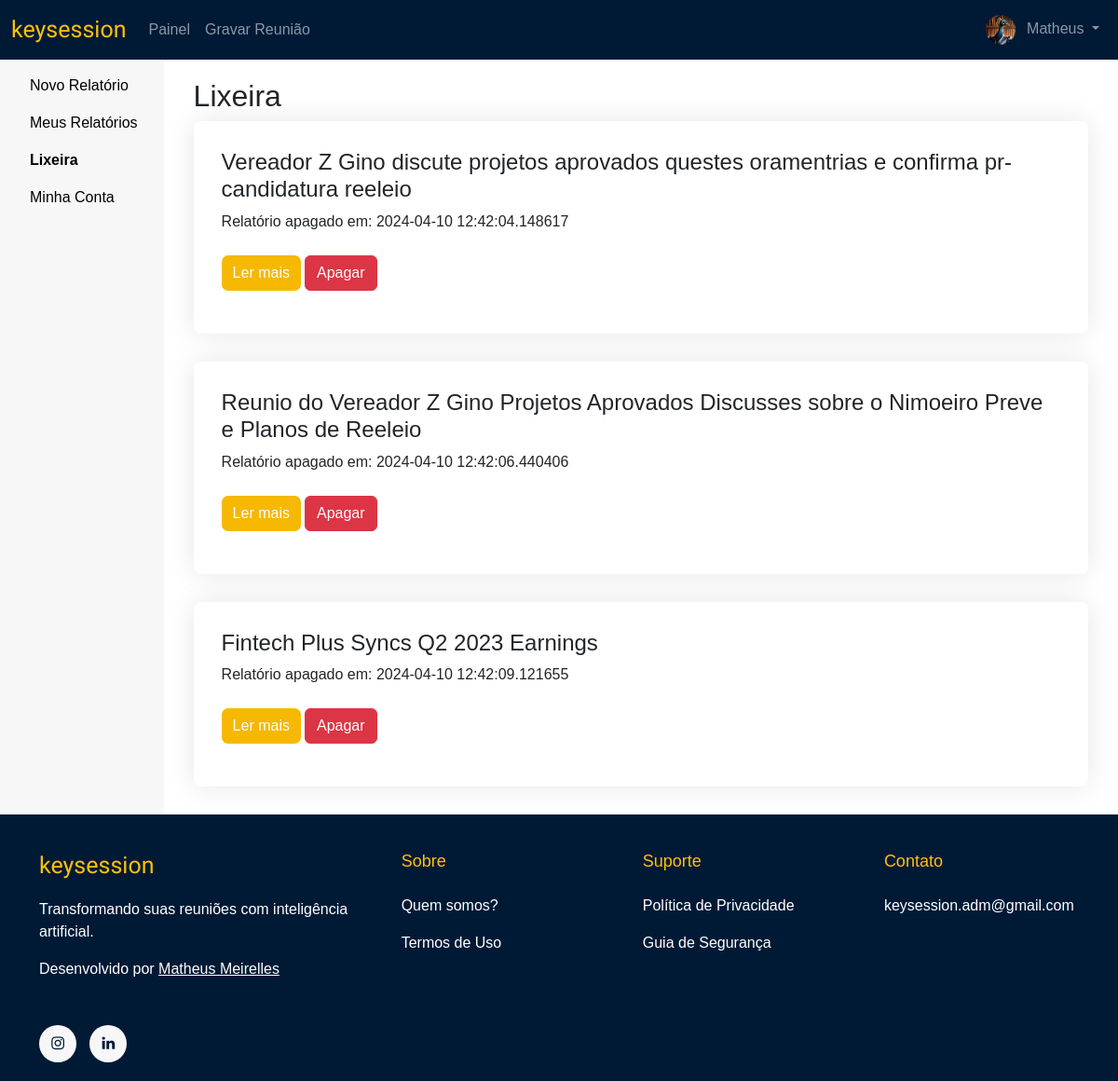
The app's page /trash (signed in), older data.
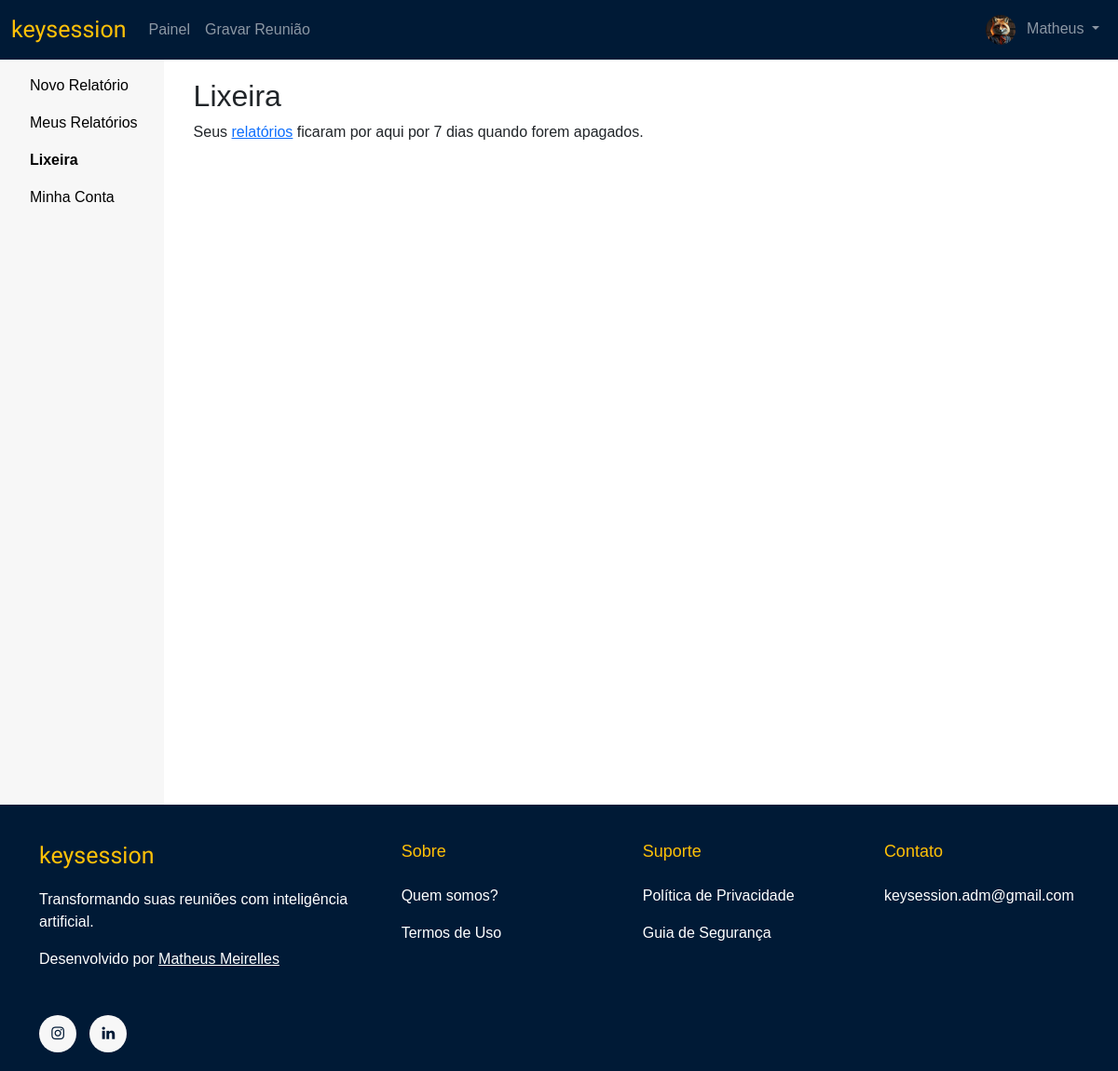
The same page, newer data.
### app/models.py (models this page shows)
class User(UserMixin, db.Model):
    id = db.Column(db.Integer, primary_key=True)
    username = db.Column(db.String(20), unique=False, nullable=False)
    email = db.Column(db.String(120), unique=True, nullable=False)
    password = db.Column(db.String(60), nullable=False)
    plan = db.Column(db.String(20), nullable=False, default='Grátis')
    user_pic = db.Column(db.String(250), nullable=False, default=f"/static/images/user_pictures/user{randint(1, 6)}.webp")
    two_factor_secret = db.Column(db.String(100))
    reports = db.relationship('Report', backref='author', lazy=True)

class Trash(db.Model):
    report_id = db.Column(db.String(100), primary_key=True)
    user_id = db.Column(db.Integer, db.ForeignKey('user.id'), nullable=False)
    report = db.Column(db.Text, nullable=False)
    date = db.Column(db.DateTime, nullable=False, default=datetime.utcnow)
    title = db.Column(db.String(100), nullable=False)

### app/routes.py (the view)
@main.route("/trash")
def trash():
    if current_user.is_authenticated:
        user_trash = Trash.query.filter_by(user_id=current_user.id).all()
        return render_template('dashboard/trash.html', user_trash=user_trash)
    else:
        return redirect(url_for('main.home'))

### app/__init__.py (called while the page is built)
def create_app():
    app = Flask(__name__, instance_relative_config=True)
    app.config.from_object('instance.config.Config')
    app.config.from_pyfile('instance.config.py', silent=True)
    from instance.config import Config
    app.config['MAIL_SERVER'] = 'smtp.gmail.com'
    app.config['MAIL_PORT'] = 465
    app.config['MAIL_USE_SSL'] = True
    app.config['MAIL_USERNAME'] = Config.EMAIL
    app.config['MAIL_PASSWORD'] = Config.EMAIL_PWD
    mail.init_app(app)
    db.init_app(app)
    login_manager.init_app(app)
    login_manager.login_view = 'login'
    with app.app_context():
        db.create_all()
    from .models import User
    @login_manager.user_loader
    def load_user(user_id):
        return User.query.get(int(user_id))
    from .routes import main as main_routes
    app.register_blueprint(main_routes)
    return app

### app/templates/dashboard/trash.html (shortened to what this page needs)
{% set current_page = 'trash' %}
{% set trash_option = 'font-weight:700;' %}
{% extends "dashboard/dashboard_base.html" %}
{% block panel_content %}
<h2>Lixeira</h2>
{% if user_trash==[]: %}
<p>Seus <a href="/my_reports">relatórios</a> ficaram por aqui por 7 dias quando forem apagados.</p>
{% else %}
    {% for report in user_trash %}
        <div class="report-list-item">
            <h4>{{ report.title }}</h4>
            Relatório apagado em: {{ report.date|safe }}
            <br>
            <br>
            <div class="reports-btns">
                <p class="d-inline-flex gap-1">
                    <a class="btn btn-primary btn-default" data-bs-toggle="collapse" href="#{{ report.report_id }}" role="button" aria-expanded="false" aria-controls="collapseExample">
                        Ler mais
                    </a>
                    <a data-id="{{ report.report_id }}" class="btn btn-danger btn-delete">
                        Apagar
                    </a>
                </p>
            </div>
        </div>
    {% endfor %}
{% endif %}
{% endblock %}

### app/templates/dashboard/dashboard_base.html (shortened to what this page needs)
{% extends "base.html" %}
{% block content %}
<div class="dashboard-container container-fluid">
    <div class="row">
        <div class="dashboard-sidebar d-none d-md-block col-md-2">
            <div class="desktop-navbar d-flex flex-column align-items-center align-items-sm-start px-3 pt-2 text-white min-vh-100">
                <ul class="nav nav-pills flex-column mb-sm-auto mb-0 align-items-center align-items-sm-start" id="menu">
                    <li class="nav-item">
                        <a href="{{ url_for('main.new_report') }}" class="nav-link align-middle px-0">
                            <span class="ms-1 d-none d-md-inline text-black sidebar-item" style="{{ new_report_option }}">Novo Relatório</span>
                        </a>
                    </li>
                    <li class="nav-item">
                        <a href="{{ url_for('main.my_reports') }}" class="nav-link align-middle px-0">
                            <span class="ms-1 d-none d-md-inline text-black sidebar-item" style="{{ my_reports_option }}">Meus Relatórios</span>
                        </a>
                    </li>
                    <li class="nav-item">
                        <a href="{{ url_for('main.trash') }}" class="nav-link align-middle px-0">
                            <span class="ms-1 d-none d-md-inline text-black sidebar-item" style="{{ trash_option }}">Lixeira</span>
                        </a>
                    </li>
                    <li class="nav-item">
                        <a href="{{ url_for('main.my_account') }}" class="nav-link align-middle px-0">
                            <span class="ms-1 d-none d-md-inline text-black sidebar-item" style="{{ my_account_option }}">Minha Conta</span>
                        </a>
                    </li>
                </ul>
            </div>
        </div>
        <div class="dashboard col">
            <div class="dashboard-content">
                {% block panel_content %}{% endblock %}
            </div>
        </div>
    </div>
</div>
{% endblock %}

### app/templates/base.html (shortened to what this page needs)
<!DOCTYPE html>
<html lang="en">
<head>
    <link rel="stylesheet" href="https://cdn.jsdelivr.net/npm/bootstrap@5.3.2/dist/css/bootstrap.min.css">
    <link rel="stylesheet" href="{{ url_for('static', filename='css/style.css') }}">
</head>
<body id="{{ current_page }}" class="d-flex flex-column h-100">
    <nav class="site-navbar navbar navbar-expand-lg navbar-dark">
        <div class="container-fluid">
            <a class="navbar-brand product-title" href="{{ url_for('main.home') }}">keysession</a>
            <div class="collapse navbar-collapse" id="navbarNav">
                <ul class="navbar-nav me-auto mb-2 mb-lg-0">
                    {% if current_user.is_authenticated %}
                    <li class="nav-item">
                        <a class="nav-link" href="{{ url_for('main.new_report') }}">Painel</a>
                    </li>
                    <li class="nav-item">
                      <a class="nav-link" href="{{ url_for('main.recording') }}">Gravar Reunião</a>
                    </li>
                </ul>
                <ul class="navbar-nav ms-auto mb-2 mb-lg-0">
                    <li class="nav-item dropdown">
                        <a class="nav-link dropdown-toggle" href="#" id="navbarDropdownMenuLink" role="button" data-bs-toggle="dropdown" aria-expanded="false">
                            <img src="{{ url_for('static', filename='images/user_pictures/'+current_user.user_pic) }}" alt="" width="32" height="32" class="rounded-circle me-2">
                            {{ current_user.username }}
                        </a>
                    </li>
                    {% endif %}
                </ul>
            </div>
        </div>
    </nav>
<main class="flex-shrink-0">
    {% block content %}{% endblock %}
</main>
<link href="https://maxcdn.bootstrapcdn.com/font-awesome/4.7.0/css/font-awesome.min.css" rel="stylesheet" />
  <footer class="site-footer footer_area section_padding_130_0">
      <div class="container">
        <div class="row">
          <div class="col-12 col-sm-6 col-lg-4">
            <div class="single-footer-widget section_padding_0_130">
              <p><p class="product-title">keysession</p>Transformando suas reuniões com inteligência artificial.</p>
              <div class="copywrite-text mb-5">
                <p class="mb-0">Desenvolvido por <a class="ml-1" target="_blank" href="https://www.instagram.com/matheus.meirelless/">Matheus Meirelles</a></p>
              </div>
              <div class="footer_social_area">
                <a href="https://instagram.com/key.session" data-toggle="tooltip" data-placement="top" title="" data-original-title="Instagram"><i class="fa fa-instagram"></i></a>
                <a href="https://linkedin.com/company/keysession" data-toggle="tooltip" data-placement="top" title="" data-original-title="LinkedIn"><i class="fa fa-linkedin"></i></a>
              </div>
            </div>
          </div>
          <div class="col-12 col-sm-6 col-lg">
            <div class="single-footer-widget section_padding_0_130">
              <h5 class="widget-title">Sobre</h5>
              <div class="footer_menu">
                <ul>
                  <li><a href="/history">Quem somos?</a></li>
                  <li><a href="/terms">Termos de Uso</a></li>
                </ul>
              </div>
            </div>
          </div>
          <div class="col-12 col-sm-6 col-lg">
            <div class="single-footer-widget section_padding_0_130">
              <h5 class="widget-title">Suporte</h5>
              <div class="footer_menu">
                <ul>
                  <li><a href="/privacy_policy">Política de Privacidade</a></li>
                  <li><a href="/security_guide">Guia de Segurança</a></li>
                </ul>
              </div>
            </div>
          </div>
          <div class="col-12 col-sm-6 col-lg">
            <div class="single-footer-widget section_padding_0_130">
              <h5 class="widget-title">Contato</h5>
              <div class="footer_menu">
                <ul>
                  <li><a href="mailto:keysession.adm@gmail.com?subject=Primeiro%20Contato&body=Ol%C3%A1,%20gostaria%20da%20sua%20ajuda%20a%20respeito%20de:">keysession.adm@gmail.com</a></li>
                </ul>
              </div>
            </div>
          </div>
        </div>
      </div>
  </footer>
</body>
</html>

### app/static/css/style.css (style rules this page uses)
body, html { margin: 0; padding: 0; font-family: Arial, sans-serif; font-size: 16px; }
.site-footer, .site-navbar { background-color: #001a36; }
.product-title { font-family: "Urbanist", sans-serif; font-optical-sizing: auto; font-weight: 300; font-style: normal; font-size: 25px; color: #ffc108; }
.dashboard-content { margin: 20px; }
.dashboard-sidebar { background-color: #f7f7f7; width: fit-content; }
.footer_area { position: relative; z-index: 1; overflow: hidden; padding:20px; }
.footer_area .row { margin-left: -25px; margin-right: -25px; }
.footer_area .row .col, .footer_area .row .col-1, .footer_area .row .col-10, .footer_area .row .col-11, .footer_area .row .col-12, .footer_area .row .col-2, .footer_area .row .col-3, .footer_area .row .col-4, .footer_area .row .col-5, .footer_area .row .col-6, .footer_area .row .col-7, .footer_area .row .col-8, .footer_area .row .col-9, .footer_area .row .col-auto, .footer_area .row .col-lg, .footer_area .row .col-lg-1, .footer_area .row .col-lg-10, .footer_area .row .col-lg-11, .footer_area .row .col-lg-12, .footer_area .row .col-lg-2, .footer_area .row .col-lg-3, .footer_area .row .col-lg-4, .footer_area .row .col-lg-5, .footer_area .row .col-lg-6, .footer_area .row .col-lg-7, .footer_area .row .col-lg-8, .footer_area .row .col-lg-9, .footer_area .row .col-lg-auto, .footer_area .row .col-md, .footer_area .row .col-md-1, .footer_area .row .col-md-10, .footer_area .row .col-md-11, .footer_area .row .col-md-12, .footer_area .row .col-md-2, .footer_area .row .col-md-3, .footer_area .row .col-md-4, .footer_area .row .col-md-5, .footer_area .row .col-md-6, .footer_area .row .col-md-7, .footer_area .row .col-md-8, .footer_area .row .col-md-9, .footer_area .row .col-md-auto, .footer_area .row .col-sm, .footer_area .row .col-sm-1, .footer_area .row .col-sm-10, .footer_area .row .col-sm-11, .footer_area .row .col-sm-12, .footer_area .row .col-sm-2, .footer_area .row .col-sm-3, .footer_area .row .col-sm-4, .footer_area .row .col-sm-5, .footer_area .row .col-sm-6, .footer_area .row .col-sm-7, .footer_area .row .col-sm-8, .footer_area .row .col-sm-9, .footer_area .row .col-sm-auto, .footer_area .row .col-xl, .footer_area .row .col-xl-1, .footer_area .row .col-xl-10, .footer_area .row .col-xl-11, .footer_area .row .col-xl-12, .footer_area .row .col-xl-2, .footer_area .row .col-xl-3, .footer_area .row .col-xl-4, .footer_area .row .col-xl-5, .footer_area .row .col-xl-6, .footer_area .row .col-xl-7, .footer_area .row .col-xl-8, .footer_area .row .col-xl-9, .footer_area .row .col-xl-auto { padding-right: 25px; padding-left: 25px; }
.widget-title { color: #ffc107; font-weight: 100; margin-top: 20px; font-size: 18px; }
.single-footer-widget.section_padding_0_130 { color: white; }
.single-footer-widget { position: relative; z-index: 1; }
.single-footer-widget .copywrite-text a { color: #ffffff; font-size: 1rem; }
.single-footer-widget .widget-title { margin-bottom: 1.5rem; }
.single-footer-widget .footer_menu li a { color: #ffffff; margin-bottom: 1rem; display: block; font-size: 1rem; text-decoration: none; }
.single-footer-widget .footer_menu li:last-child a { margin-bottom: 0; }
.footer_social_area { position: relative; z-index: 1; }
.footer_social_area a { border-radius: 50%; height: 40px; text-align: center; width: 40px; display: inline-block; background-color: #f7f7f7; line-height: 40px; -webkit-box-shadow: none; box-shadow: none; margin-right: 10px; }
i.fa { color: #001a36; }
.footer_social_area a i { line-height: 36px; }
ol li, ul li { list-style: none; }
ol, ul { margin: 0; padding: 0; }

Row changes from the older to the newer data that the page shows:
removed Trash: title "Vereador Z Gino discute projetos aprovados questes oramentrias e confirma pr-candidatura reeleio", date "2024-04-10 12:42:04.148617"
removed Trash: title "Reunio do Vereador Z Gino Projetos Aprovados Discusses sobre o Nimoeiro Preve e Planos de Reeleio", date "2024-04-10 12:42:06.440406"
removed Trash: title "Fintech Plus Syncs Q2 2023 Earnings", date "2024-04-10 12:42:09.121655"
changed User "Matheus": user_pic: a different picture
Text that changed along with them:
text now shown: "Seus relatórios ficaram por aqui por 7 dias quando forem apagados."
